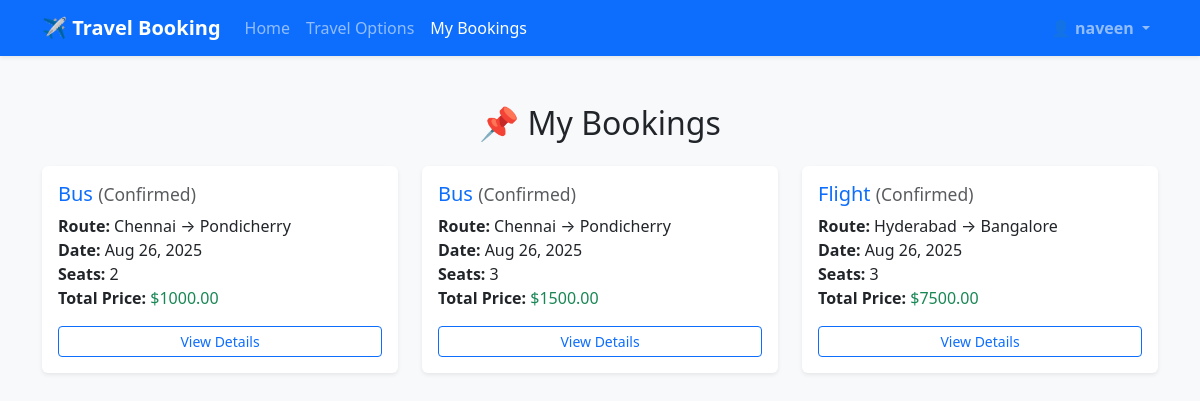
/bookings/ (signed in), run on the app's committed database.
### bookings/models.py (models this page shows, shortened)
class Booking(models.Model):
    STATUS_CHOICES = [
        ('Confirmed', 'Confirmed'),
        ('Cancelled', 'Cancelled'),
    ]
    booking_id = models.AutoField(primary_key=True)
    user = models.ForeignKey(User, on_delete=models.CASCADE)
    travel_option = models.ForeignKey(TravelOption, on_delete=models.CASCADE)
    number_of_seats = models.PositiveIntegerField()
    total_price = models.DecimalField(max_digits=10, decimal_places=2)
    booking_date = models.DateTimeField(auto_now_add=True)
    status = models.CharField(max_length=10, choices=STATUS_CHOICES, default='Confirmed')

### travels/models.py (models this page shows, shortened)
class TravelOption(models.Model):
    TRAVEL_TYPE_CHOICES = [
        ('Flight', 'Flight'),
        ('Train', 'Train'),
        ('Bus', 'Bus'),
    ]
    travel_id = models.AutoField(primary_key=True)
    type = models.CharField(max_length=10, choices=TRAVEL_TYPE_CHOICES)
    source = models.CharField(max_length=100)
    destination = models.CharField(max_length=100)
    date_time = models.DateTimeField()
    price = models.DecimalField(max_digits=10, decimal_places=2)
    available_seats = models.PositiveIntegerField()

### bookings/views.py (the view)
# urls.py: path('', views.booking_list_view, name='booking_list'),
@login_required
def booking_list_view(request):
    bookings = Booking.objects.filter(user=request.user).order_by('-booking_date')
    return render(request, 'bookings/booking_list.html', {'bookings': bookings})

### bookings/templates/bookings/booking_list.html
{% extends 'base.html' %}
{% block content %}
<div class="container mt-5">
    <h2 class="text-center mb-4">📌 My Bookings</h2>
    {% if bookings %}
        <div class="row">
            {% for booking in bookings %}
            <div class="col-md-6 col-lg-4 mb-4">
                <div class="card shadow-sm border-0 h-100">
                    <div class="card-body">
                        <h5 class="card-title text-primary">{{ booking.travel_option.type }}
                            <small class="text-muted">({{ booking.status }})</small>
                        </h5>
                        <p class="card-text">
                            <strong>Route:</strong> {{ booking.travel_option.source }} → {{ booking.travel_option.destination }}<br>
                            <strong>Date:</strong> {{ booking.booking_date|date:"M d, Y" }}<br>
                            <strong>Seats:</strong> {{ booking.number_of_seats }}<br>
                            <strong>Total Price:</strong> <span class="text-success">${{ booking.total_price }}</span>
                        </p>
                        <a href="{% url 'bookings:booking_detail' booking.booking_id %}"
                           class="btn btn-outline-primary btn-sm w-100">View Details</a>
                    </div>
                </div>
            </div>
            {% endfor %}
        </div>
    {% else %}
        <div class="alert alert-info text-center">
            🚫 No bookings found. <a href="{% url 'travels:travel_list' %}" class="alert-link">Browse travel options</a> to book now!
        </div>
    {% endif %}
</div>
{% endblock %}

### templates/navbar.html (shortened to what this page needs)
<nav class="navbar navbar-expand-lg navbar-dark bg-primary shadow-sm">
    <div class="container">
        <a class="navbar-brand fw-bold" href="{% url 'index' %}">
            ✈️ Travel Booking
        </a>
        <div class="collapse navbar-collapse" id="navbarNav">
            <ul class="navbar-nav me-auto">
                <li class="nav-item">
                    <a class="nav-link {% if request.resolver_match.url_name == 'index' %}active{% endif %}" href="{% url 'index' %}">Home</a>
                </li>
                <li class="nav-item">
                    <a class="nav-link {% if request.resolver_match.url_name == 'travel_list' %}active{% endif %}" href="{% url 'travels:travel_list' %}">Travel Options</a>
                </li>
                {% if user.is_authenticated %}
                <li class="nav-item">
                    <a class="nav-link {% if request.resolver_match.url_name == 'booking_list' %}active{% endif %}" href="{% url 'bookings:booking_list' %}">My Bookings</a>
                </li>
                {% endif %}
            </ul>
            <ul class="navbar-nav">
                {% if user.is_authenticated %}
                <li class="nav-item dropdown">
                    <a class="nav-link dropdown-toggle fw-semibold" href="#" id="navbarDropdown" role="button" data-bs-toggle="dropdown">
                        👤 {{ user.username }}
                    </a>
                </li>
                {% endif %}
            </ul>
        </div>
    </div>
</nav>

### static/css/styles.css (style rules this page uses)
body { background-color: #f8f9fa; }

### data on the page
Booking: travel_option.type "Bus", status "Confirmed", travel_option.source "Chennai", travel_option.destination "Pondicherry", booking_date "Aug 26, 2025", number_of_seats "2", total_price "1000.00"
Booking: travel_option.type "Bus", status "Confirmed", travel_option.source "Chennai", travel_option.destination "Pondicherry", booking_date "Aug 26, 2025", number_of_seats "3", total_price "1500.00"
Booking: travel_option.type "Flight", status "Confirmed", travel_option.source "Hyderabad", travel_option.destination "Bangalore", booking_date "Aug 26, 2025", number_of_seats "3", total_price "7500.00"

### other printed values
{{ user.username }} "naveen"
